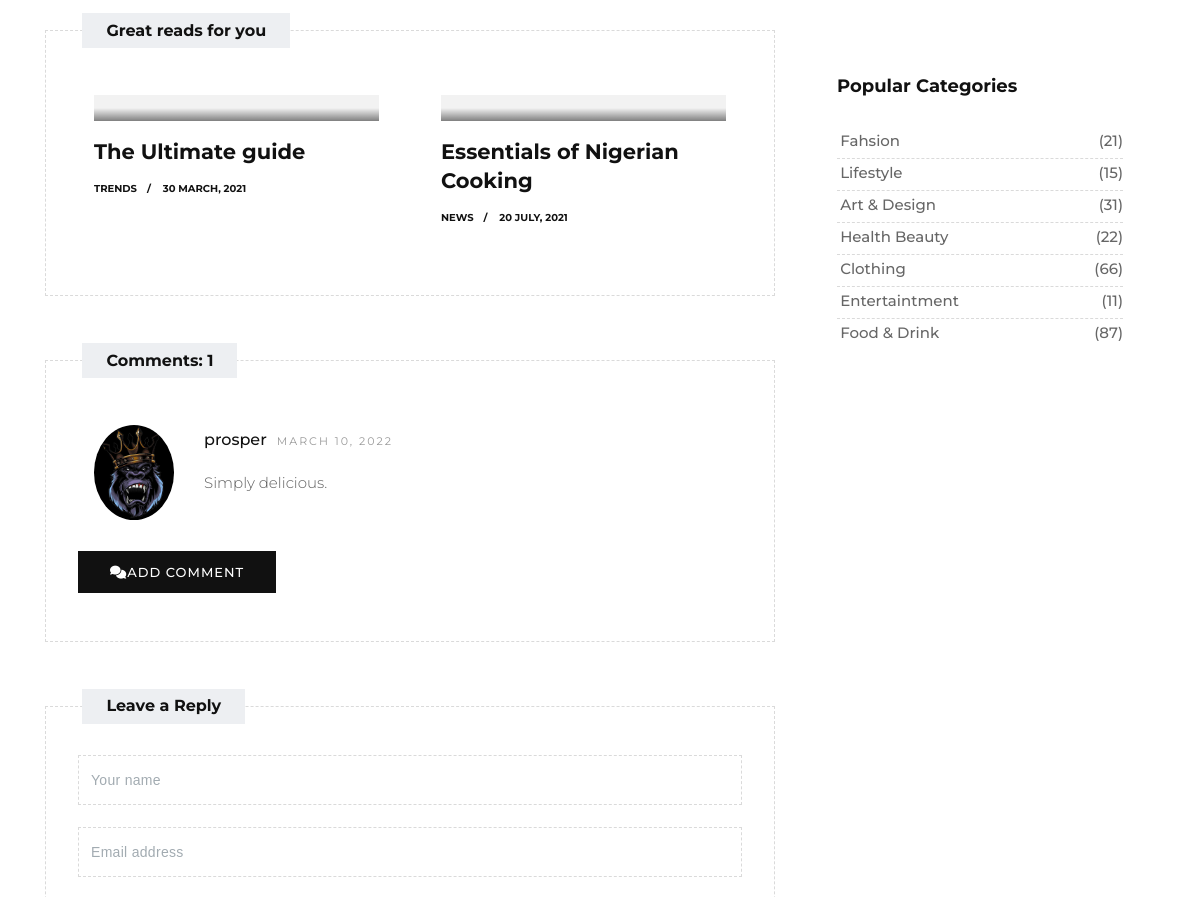
/blog/post/EGUSI-POUNDED-YAM-AND-GOAT-MEAT/ (middle part), run on an earlier commit of the app's database.
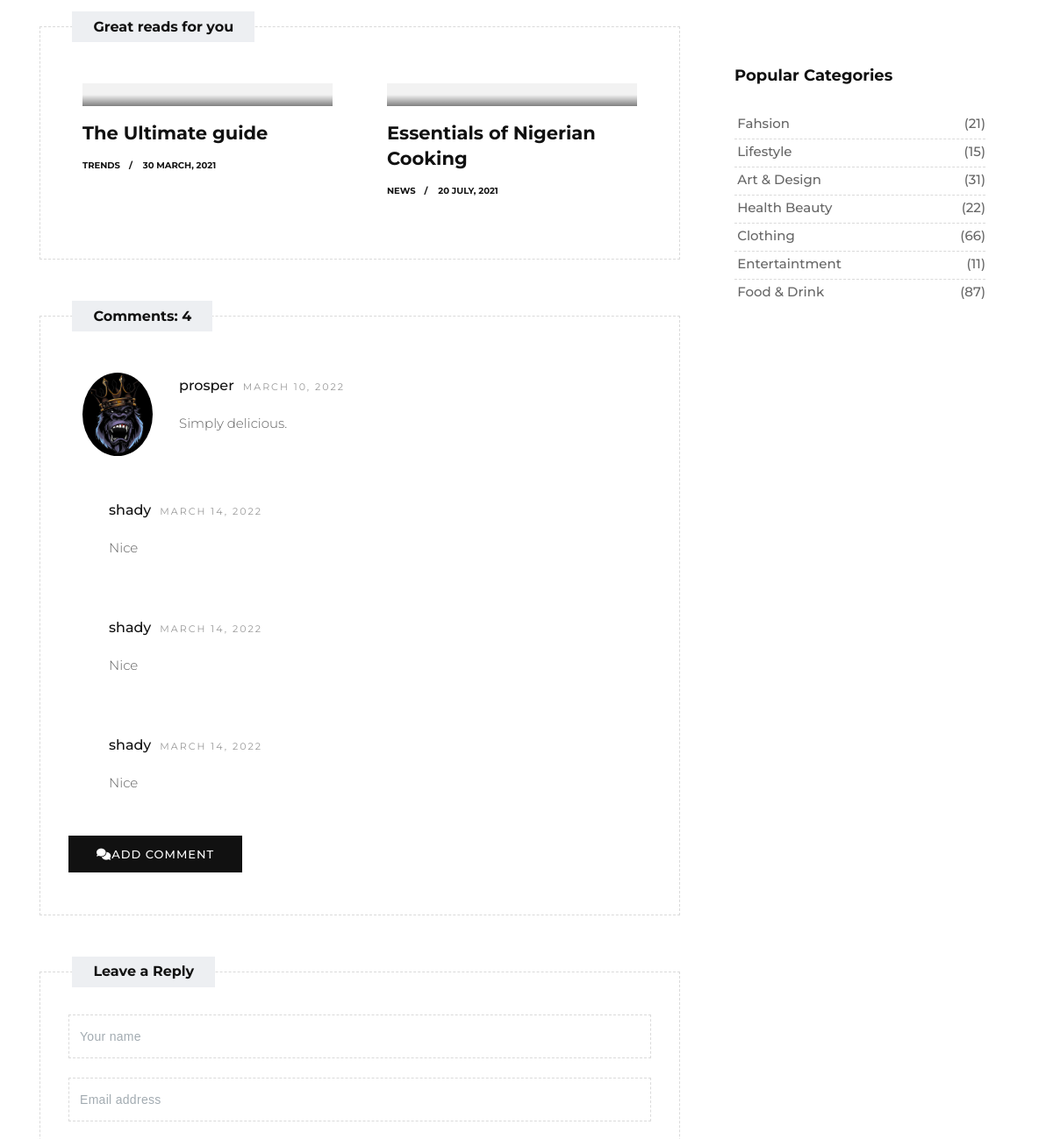
And on a later commit of the database.
### blog/models.py (models this page shows, shortened)
class Post(models.Model):
    title = models.CharField(max_length=100)
    content = models.TextField(help_text="Be Expressive")
    date_posted = models.DateTimeField(default=timezone.now)
    author = models.ForeignKey(User, on_delete=models.CASCADE)
    category = models.CharField(choices=CATEGORY_CHOICES, max_length=3)
    image = models.ImageField()
    slug = models.SlugField()
    url = models.URLField(default="http://www.youtube.com/embed/cxB4ACaaR4I")

class Comment(models.Model):
    post = models.ForeignKey(Post, related_name="comments", on_delete=models.CASCADE)
    name = models.ForeignKey(User, on_delete=models.CASCADE)
    body = models.TextField('Enter your commment...')
    date_added = models.DateTimeField(auto_now_add=True)

### users/models.py (models this page shows, shortened)
class Profile(models.Model):
    user = models.OneToOneField(User, on_delete=models.CASCADE)
    image = models.ImageField(default='user.jpg', upload_to="profile_pics")

### blog/views.py (the view)
# urls.py: path("post/<slug>/", PostDetailView.as_view(), name="post_detail"),
class PostDetailView(DetailView):
    model = Post
    context_object_name = "post"
    template_name = "blog/food-single.html"

### blog/templates/blog/food-single.html (shortened to what this page needs)
{% load static %}
<!DOCTYPE html>
<html lang="en">
    <link href="{% static 'blog/css/bootstrap.css' %}" rel="stylesheet">
    <link href="{% static 'blog/css/font-awesome.min.css' %}" rel="stylesheet">
    <link href="{% static 'blog/style.css' %}" rel="stylesheet">
    <link href="{% static 'blog/css/responsive.css' %}" rel="stylesheet">
    <link href="{% static 'blog/css/colors.css' %}" rel="stylesheet">
    <link href="{% static 'blog/css/version/food.css' %}" rel="stylesheet">
    <link rel="stylesheet" href="https://use.fontawesome.com/releases/v5.11.2/css/all.css">
</head>
<body>
    <div id="wrapper">
        <section class="section">
            <div class="container">
                <div class="row">
                    <div class="col-lg-8 col-md-12 col-sm-12 col-xs-12">
                        <div class="page-wrapper">
                            <div class="custombox clearfix">
                                <h4 class="small-title">Great reads for you</h4>
                                <div class="row">
                                    <div class="col-lg-6">
                                        <div class="blog-box">
                                            <div class="post-media">
                                                <a href="single.html" title="">
                                                    <div class="hovereffect">
                                                    </div>
                                                </a>
                                            </div>
                                            <div class="blog-meta">
                                                <h4><a href="single.html" title="">The Ultimate guide</a></h4>
                                                <small><a href="blog-category-01.html" title="">Trends</a></small>
                                                <small><a href="blog-category-01.html" title="">30 March, 2021</a></small>
                                            </div>
                                        </div>
                                    </div>
                                    <div class="col-lg-6">
                                        <div class="blog-box">
                                            <div class="post-media">
                                                <a href="single.html" title="">
                                                    <div class="hovereffect">
                                                    </div>
                                                </a>
                                            </div>
                                            <div class="blog-meta">
                                                <h4><a href="single.html" title="">Essentials of Nigerian Cooking</a></h4>
                                                <small><a href="blog-category-01.html" title="">News</a></small>
                                                <small><a href="blog-category-01.html" title="">20 July, 2021</a></small>
                                            </div>
                                        </div>
                                    </div>
                                </div>
                            </div>
                            <div class="custombox clearfix">
                                <h4 class="small-title">Comments: {{ object.comments.count }}</h4>
                                {% if not post.comments.all %}
                                <p>No comment yet <a href="{% url 'post_comments' post.slug %}"><i class="fas fa-comment" style="color: cadetblue;">Add one</i></a></p>
                                {% else %}
                                <div class="row">
                                    <div class="col-lg-12">
                                        <div class="comments-list">
                                            {% for comment in post.comments.all %}
                                            <div class="media">
                                                <a class="media-left" href="#">
                                                    <img src="{{ comment.name.profile.image.url }}" alt="" class="rounded-circle">
                                                </a>
                                                <div class="media-body">
                                                    <h4 class="media-heading user_name">{{ comment.name }}<small>{{ comment.date_added|date:"F d, Y" }}</small></h4>
                                                    <p>
                                                        {{ comment.body }}
                                                      </p>
                                                </div>
                                            </div>
                                            {% endfor %}
                                            <a href="{% url 'post_comments' post.pk %}" class="btn btn-primary me-1">
                                                <i class="fas fa-comments me-2"></i>Add comment
                                            </a>
                                            {% endif %}
                                        </div>
                                    </div>
                                </div>
                            </div>
                            <div class="custombox clearfix">
                                <h4 class="small-title">Leave a Reply</h4>
                                <div class="row">
                                    <div class="col-lg-12">
                                        <form class="form-wrapper">
                                            <input type="text" class="form-control" placeholder="Your name">
                                            <input type="text" class="form-control" placeholder="Email address">
                                        </form>
                                    </div>
                                </div>
                            </div>
                        </div>
                    </div>
                    <div class="col-lg-4 col-md-12 col-sm-12 col-xs-12">
                        <div class="sidebar">
                            <div class="widget">
                            </div>
                            <div class="widget">
                                <h2 class="widget-title">Popular Categories</h2>
                                <div class="link-widget">
                                    <ul>
                                        <li><a href="#">Fahsion <span>(21)</span></a></li>
                                        <li><a href="#">Lifestyle <span>(15)</span></a></li>
                                        <li><a href="#">Art & Design <span>(31)</span></a></li>
                                        <li><a href="#">Health Beauty <span>(22)</span></a></li>
                                        <li><a href="#">Clothing <span>(66)</span></a></li>
                                        <li><a href="#">Entertaintment <span>(11)</span></a></li>
                                        <li><a href="#">Food & Drink <span>(87)</span></a></li>
                                    </ul>
                                </div>
                            </div>
                        </div>
                    </div>
                </div>
            </div>
        </section>
    </div>
</body>
</html>

### blog/static/blog/style.css (style rules this page uses)
body { font-size: 15px; line-height: 26px; background-color: #ffffff; }
h1, h2, h3, h4, h5, body, p, .topbar-section, .navbar-inverse .navbar-nav .nav-link, .header .dropdown-menu, .navbar-nav .nav-link { font-family: 'Roboto', serif; }
h1, h2, h3, h4, h5, h6 { font-weight: 700; line-height: 1.4; color: #111111; }
h2 { font-size: 27px; line-height: 38px; margin-bottom: 20px }
h4 { font-size: 19px; line-height: 29px; margin-bottom: 14px }
a { color: #111111; }
body, p { color: #5e5e5e; }
p { margin-bottom: 26px; font-size: 15px; line-height: 26px; }
a { text-decoration: none !important; }
.section { padding: 4rem 0; display: block; position: relative; background-color: #ffffff; }
.user_name { font-size: 16px; font-weight: 500; }
.comments-list p { margin-bottom: 1rem }
.tag-cloud-single a, .comments-list .media-right, .comments-list small { color: #999 !important; font-size: 11px; letter-spacing: 2px; margin-top: 5px; padding-left: 10px; text-transform: uppercase; }
.comments-list .media { padding: 1rem; margin-bottom: 15px; }
.comments-list img { max-width: 80px; margin-right: 30px; }
.small-title { background: #edeff2 none repeat scroll 0 0; font-size: 16px; left: 5%; line-height: 1; margin: 0; padding: 0.6rem 1.5rem; position: absolute; text-align: center; top: -18px; }
.custombox { position: relative; padding: 3rem 2rem; border: 1px dashed #dadada; }
.blog-meta h4 { padding: 1rem 0 0.5rem; margin: 0; font-size: 21px; }
.blog-meta small { font-size: 11px; display: inline-block; margin-bottom: 0; padding-bottom: 0; color: #111111; font-weight: bold; text-transform: uppercase; margin-right: 0.5rem; }
.blog-meta small:after { content: "/"; padding-left: 1rem; }
.blog-meta small:last-child:after { content: "" }
.post-media { position: relative; overflow: hidden; }
.hovereffect { position: absolute; top: 0; opacity: 0; left: 0; right: 0; bottom: 0; background-color: rgba(0, 0, 0, 0.2); -webkit-transition: all .3s ease-in-out; -moz-transition: all .3s ease-in-out; -ms-transition: all .3s ease-in-out; -o-transition: all .3s ease-in-out; transition: all .3s ease-in-out; zoom: 1; filter: alpha(opacity=0); opacity: 0.5; background: -moz-linear-gradient(0deg, rgba(0, 0, 0, 1) 0%, rgba(0, 0, 0, 0.1) 50%); background: -webkit-linear-gradient(0deg, rgba(0, 0, 0, 1) 0%, rgba(0, 0, 0, 0.1) 50%); background: linear-gradient(0deg, rgba(0, 0, 0, 1) 0%, rgba(0, 0, 0, 0.1) 50%); filter: progid: DXImageTransform.Microsoft.gradient( startColorstr='#000000', endColorstr='#00000000', GradientType=1); }
.sidebar .widget { position: relative; display: block; margin-bottom: 3rem; }
.form-wrapper .form-control { background: #fff none repeat scroll 0 0; border: 1px dashed #dadada; border-radius: 0; font-size: 14px; font-weight: 400; line-height: 1; letter-spacing: 0.3px; margin-bottom: 1.4rem; min-height: 50px; text-transform: none; }
.sidebar .widget ul { list-style: none; margin: 0; padding: 0; }
.sidebar a { color: rgba(0, 0, 0, 0.6); }
.sidebar .widget-title { display: block; font-size: 18px; margin: 0 0 2rem; padding: 0; line-height: 1; }
.form-wrapper .form-control::placeholder { color: #a2abb1; opacity: 1; }
.btn { background-color: #111111; border: 0 none; border-radius: 0; font-size: 14px; font-weight: bold; padding: 0.8rem 2rem; text-transform: none; }
.link-widget li { padding: 0.4rem 0.2rem 0.6rem; text-transform: capitalize; line-height: 1; font-weight: 500; position: relative; margin: 0; border-bottom: 1px dashed #dadada; }
.link-widget li:last-child { border-bottom: 0 dashed #dadada; }
.link-widget li span { position: absolute; right: 0; }

### blog/static/blog/css/version/food.css (style rules this page uses)
h1, h2, h3, h4, h5, body, p, .topbar-section, .navbar-inverse .navbar-nav .nav-link, .header .dropdown-menu, .navbar-nav .nav-link { font-family: 'Montserrat', serif; }
body, p { font-weight: 300; }
.blog-box { padding: 1rem; background-color: #ffffff; }
.sidebar .widget { padding: 2rem; margin-bottom: 2rem; background-color: #ffffff; }
.blog-meta small { font-size: 10px !important; }
.blog-meta small::after { padding-left: 10px; }
.btn { border: 0 none; font-size: 13px; font-weight: 500; letter-spacing: 1px; text-transform: uppercase; }

What changed in the data, as far as the page shows it:
computed for Post: comments.count "1" → "4"
added Comment: name "shady", date_added "MARCH 14, 2022", body "Nice"
added Comment: name "shady", date_added "MARCH 14, 2022", body "Nice"
added Comment: name "shady", date_added "MARCH 14, 2022", body "Nice"
